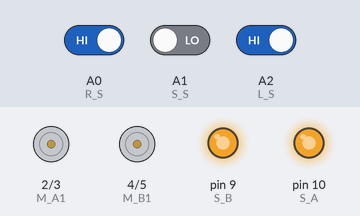
Bench run of a sketch on a simulated Arduino Uno, built with avr-gcc and run on an emulated ATmega328P. Shown: motor-driver pin pairs drawn as motors (green arrow = first pin HIGH = forward, orange = second pin HIGH = backward, longer = more drive), output pins drawn as LEDs (lit = HIGH). The test bench sets the inputs (shaded band); at power-on: A0 (R_S) HIGH, A1 (S_S) LOW, A2 (L_S) HIGH.

Above: at 1.4 s.
1.5 s: A0 (R_S) driven LOW
At 2.7 s:
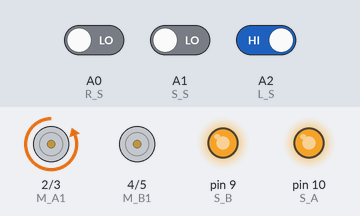
3.0 s: A1 (S_S) driven HIGH
At 3.7 s:
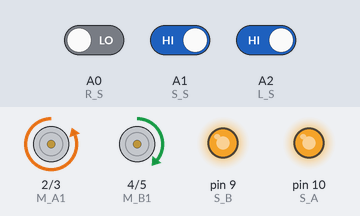
4.5 s: A2 (L_S) driven LOW
At 4.9 s:
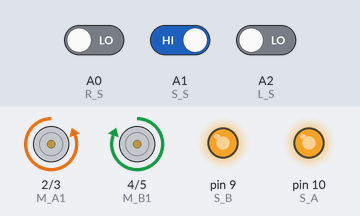
6.0 s: A0 (R_S) driven HIGH
At 6.5 s:
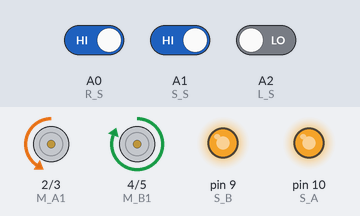
7.5 s: A2 (L_S) driven HIGH
At 8.4 s:
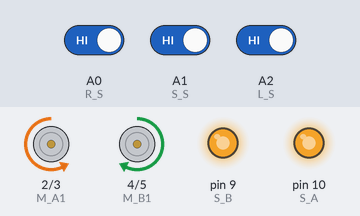
9.0 s: A1 (S_S) driven LOW
At 10.0 s:
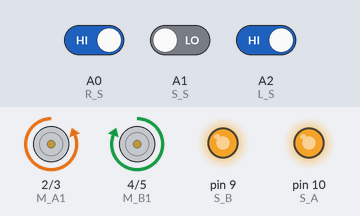
Timing chart, 0 to 11.5 s (numbered marks = the images above; inputs shaded):
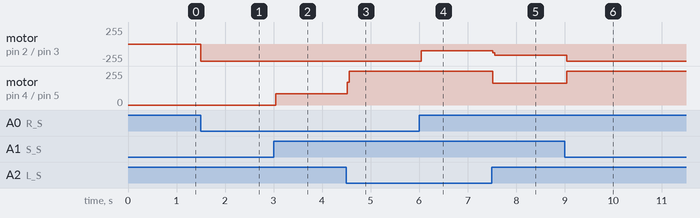

The sketch:

linefollower.ino
```cpp
int BLACK = 1;
int WHITE = 0;

int S_A = 10;  //speed motor a
int M_A1 = 2; //motor a = +
int M_A2 = 3; //motor a = -
int M_B1 = 4; //motor b = -
int M_B2 = 5; //motor b = +
int S_B = 9;  //speed motor b

int R_S = A0; //sensor R
int S_S = A1; //sensor S
int L_S = A2; //sensor L

void setup()
{
pinMode(M_B1, OUTPUT);
pinMode(M_B2, OUTPUT);
pinMode(M_A1, OUTPUT);
pinMode(M_A2, OUTPUT);
pinMode(S_B, OUTPUT);
pinMode(S_A, OUTPUT);

pinMode(L_S, INPUT);
pinMode(S_S, INPUT);
pinMode(R_S, INPUT);

analogWrite(S_A, 230);
analogWrite(S_B, 230);
delay(200);
}

void forword(){
digitalWrite(M_A1, LOW);
digitalWrite(M_A2, HIGH);
digitalWrite(M_B1, HIGH);
digitalWrite(M_B2, LOW);
}

void backward()
{
digitalWrite(M_A1, HIGH);
digitalWrite(M_A2, LOW);
digitalWrite(M_B1, LOW);
digitalWrite(M_B2, HIGH);
}

void turnRight(){
digitalWrite(M_A1, LOW);
digitalWrite(M_A2, LOW);
digitalWrite(M_B1, HIGH);
digitalWrite(M_B2, LOW);
}

void turnLeft(){
digitalWrite(M_A1, LOW);
digitalWrite(M_A2, HIGH);
digitalWrite(M_B1, LOW);
digitalWrite(M_B2, LOW);
}

void Stop(){
digitalWrite(M_A1, LOW);
digitalWrite(M_A2, LOW);
digitalWrite(M_B1, LOW);
digitalWrite(M_B2, LOW);
}

void loop()
{
if ((digitalRead(L_S) == WHITE)&&(digitalRead(S_S) == BLACK)&&(digitalRead(R_S) == WHITE)){forword();}
else if((digitalRead(S_S) == BLACK)){forword();}

if ((digitalRead(L_S) == BLACK)&&(digitalRead(S_S) == BLACK)&&(digitalRead(R_S) == WHITE)){turnLeft();}
if ((digitalRead(L_S) == BLACK)&&(digitalRead(S_S) ==WHITE)&&(digitalRead(R_S) == WHITE)) {turnLeft();}

if ((digitalRead(L_S) == WHITE)&&(digitalRead(S_S) == BLACK)&&(digitalRead(R_S) == BLACK)){turnRight();}
if ((digitalRead(L_S) == WHITE)&&(digitalRead(S_S) == WHITE)&&(digitalRead(R_S) == BLACK)){turnRight();}

if ((digitalRead(L_S) == BLACK)&&(digitalRead(S_S) == BLACK)&&(digitalRead(R_S) == BLACK)){Stop();}

if ((digitalRead(L_S) == WHITE)&&(digitalRead(S_S) == WHITE)&&(digitalRead(R_S) == WHITE)){Stop();}
}
```

Measured:
- after the input at 1.5 s, motor on pin 2 (M_A1) / pin 3 (M_A2): stopped → backward 255/255 at once
- after the input at 3.0 s, motor on pin 4 (M_B1) / pin 5 (M_B2): stopped → forward 83/255 at once
- after the input at 4.5 s, motor on pin 4 (M_B1) / pin 5 (M_B2): forward 83/255 → forward 255/255 at once
- after the input at 6.0 s, motor on pin 2 (M_A1) / pin 3 (M_A2): backward 255/255 → backward 102/255 at once
- after the input at 7.5 s, motor on pin 2 (M_A1) / pin 3 (M_A2): backward 102/255 → backward 165/255 at once; motor on pin 4 (M_B1) / pin 5 (M_B2): forward 255/255 → forward 165/255 at once
- after the input at 9.0 s, motor on pin 2 (M_A1) / pin 3 (M_A2): backward 165/255 → backward 255/255 at once; motor on pin 4 (M_B1) / pin 5 (M_B2): forward 165/255 → forward 255/255 at once
